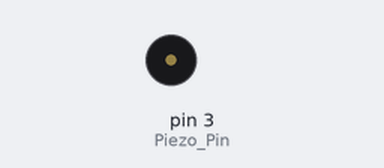
Recording of a sketch running on a simulated Arduino Uno, built with avr-gcc and run on an emulated ATmega328P. Shown: buzzer (waves = sounding). Random numbers use the default seed unless the sketch sets one.

Above: at 0.1 s.
Timing chart, 0 to 0.9 s (numbered marks = the images above):
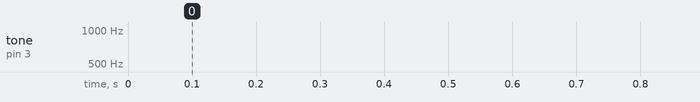

The sketch:

Piezo.ino
```cpp
const int Piezo_Pin = 3;

void setup()
{
    int Reading = analogRead(0);
    randomSeed(Reading);
}

void loop()
{
    int Random_Frequency = random(200, 2001);
    tone(Piezo_Pin, Random_Frequency);
}
```
